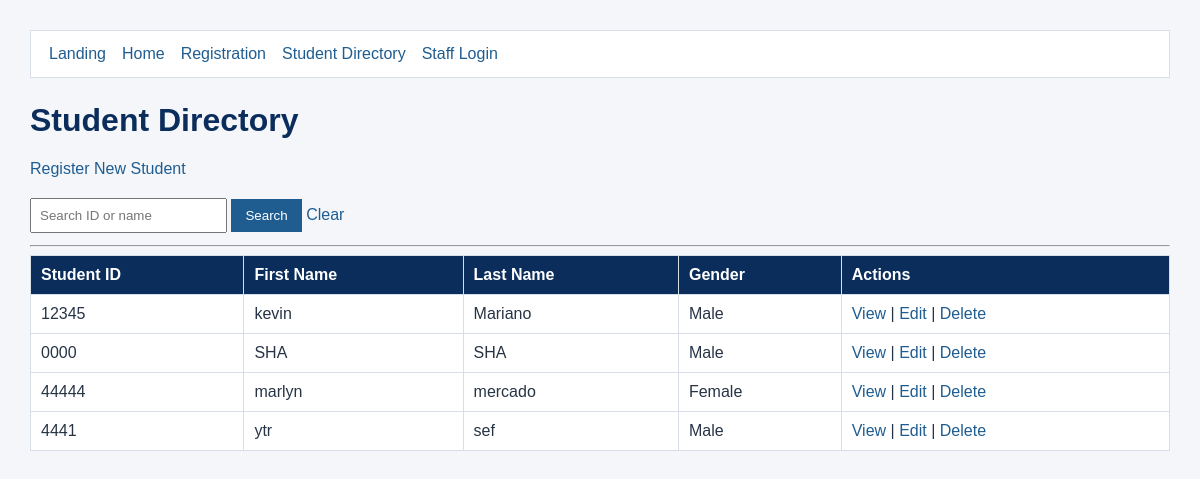
Page /registration/students/ on the committed database.
### registration/models.py (models this page shows, shortened)
class Student(models.Model):
    GENDER_CHOICES = [
        ('Male', 'Male'),
        ('Female', 'Female'),
    ]
    student_id = models.CharField(max_length=20, unique=True)
    first_name = models.CharField(max_length=100)
    last_name = models.CharField(max_length=100)
    gender = models.CharField(max_length=10, choices=GENDER_CHOICES)
    date_of_birth = models.DateField()
    contact_no = models.CharField(max_length=20)

### registration/views.py (the view)
# urls.py: path('students/', views.student_list, name='student_list'),
def student_list(request):
    query = request.GET.get('q', '').strip()
    students = Student.objects.all().order_by('last_name', 'first_name')
    if query:
        students = students.filter(
            Q(student_id__icontains=query)
            | Q(first_name__icontains=query)
            | Q(last_name__icontains=query)
        )
    return render(
        request,
        'registration/student_list.html',
        {'students': students, 'query': query},
    )

### registration/templates/registration/student_list.html (shortened to what this page needs)
{% load static %}
<!DOCTYPE html>
<html lang="en">
<head>
    <link rel="stylesheet" href="{% static 'registration/style.css' %}">
</head>
<body>
    {% include 'registration/_navigation.html' %}
    <h1>Student Directory</h1>
    <p><a href="{% url 'student_create' %}">Register New Student</a></p>
    <form method="get">
        <input
            type="text"
            name="q"
            value="{{ query }}"
            placeholder="Search ID or name"
        >
        <button type="submit">Search</button>
        <a href="{% url 'student_list' %}">Clear</a>
    </form>
    <hr>
    {% if students %}
        <table>
            <thead>
                <tr>
                    <th>Student ID</th>
                    <th>First Name</th>
                    <th>Last Name</th>
                    <th>Gender</th>
                    <th>Actions</th>
                </tr>
            </thead>
            <tbody>
                {% for student in students %}
                    <tr>
                        <td>{{ student.student_id }}</td>
                        <td>{{ student.first_name }}</td>
                        <td>{{ student.last_name }}</td>
                        <td>{{ student.gender }}</td>
                        <td>
                            <a href="{% url 'student_detail' student.pk %}">View</a>
                            |
                            <a href="{% url 'student_update' student.pk %}">Edit</a>
                            |
                            <a href="{% url 'student_delete' student.pk %}">Delete</a>
                        </td>
                    </tr>
                {% endfor %}
            </tbody>
        </table>
    {% else %}
        <p>No Student records found.</p>
    {% endif %}
</body>
</html>

### registration/static/registration/style.css (style rules this page uses)
body { font-family: Arial, sans-serif; background: #f4f6f9; color: #263445; margin: 30px; }
h1 { color: #0b2d5c; }
a { color: #1f5d91; text-decoration: none; }
table { width: 100%; border-collapse: collapse; background: #ffffff; }
th { background: #0b2d5c; color: #ffffff; text-align: left; }
th, td { padding: 10px; border: 1px solid #d7dee8; }
button { background: #1f5d91; color: #ffffff; border: 0; padding: 9px 14px; cursor: pointer; }
input, select { padding: 8px; margin: 4px 0; }

### rows in the picture
Student: student_id "12345", first_name "kevin", last_name "Mariano", gender "Male"
Student: student_id "0000", first_name "SHA", last_name "SHA", gender "Male"
Student: student_id "44444", first_name "marlyn", last_name "mercado", gender "Female"
Student: student_id "4441", first_name "ytr", last_name "sef", gender "Male"
